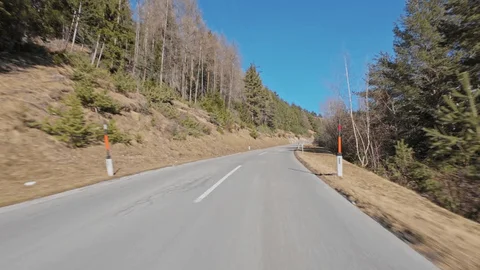
#> input picture images/road1.webp, 480 x 270 px, found by its file name; the run also reads 1 picture not shown here
$ jupyter execute --allow-errors test2.ipynb
#> lines starting #> are read from the running program, lines starting #| are printed output that depends on the picture; after the words box and inside, x2 and y2 are one past the last pixel; in counts of white or black regions, pixels touching at a corner belong together; pictures that were not available may be replaced by others from this repository, and a replacement may not be noted
[cell 1]
# Importing Libraries
import cv2
import numpy as np
import matplotlib.pyplot as plt

# Step 01 - Import dashboard camera images
img1 = cv2.imread(r'images\\road1.webp', 1)
#> img1 is the input picture: shape (270, 480, 3); mean B, G, R 123.6, 130.5, 130.3
img2 = cv2.imread(r'images\\road4.jpg', 1)
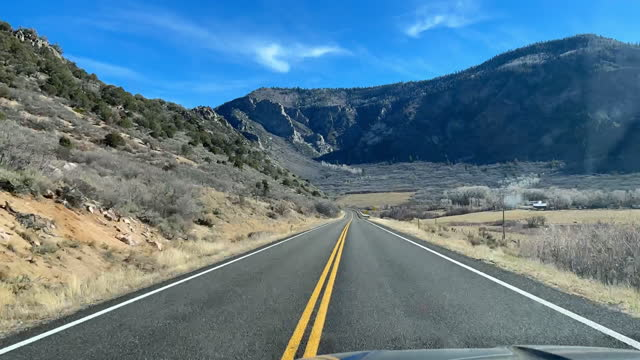
#> input picture images/road4.jpg, 640 x 360 px, found by its file name
#> img2 is the input picture: shape (360, 640, 3); mean B, G, R 137.3, 121.6, 93.3
img3 = cv2.imread(r'images\\road2.webp', 1)
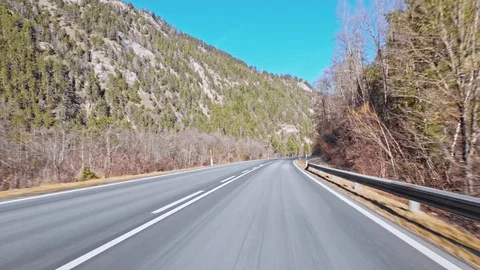
#> input picture images/road2.webp, 480 x 270 px, found by its file name
#> img3 is the input picture: shape (270, 480, 3); mean B, G, R 143.4, 146.6, 142.4

# Step 02 - Convert sample images to Gray Scale
grayImg1 = cv2.cvtColor(img1, cv2.COLOR_RGB2GRAY)
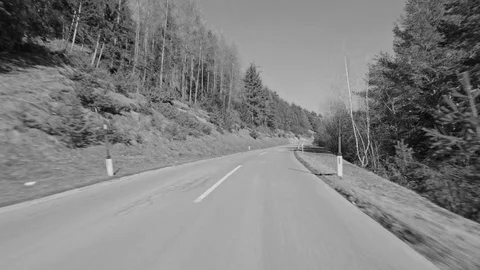
#> grayImg1: shape (270, 480); min 2, max 223, mean 128.4
grayImg2 = cv2.cvtColor(img2, cv2.COLOR_RGB2GRAY)
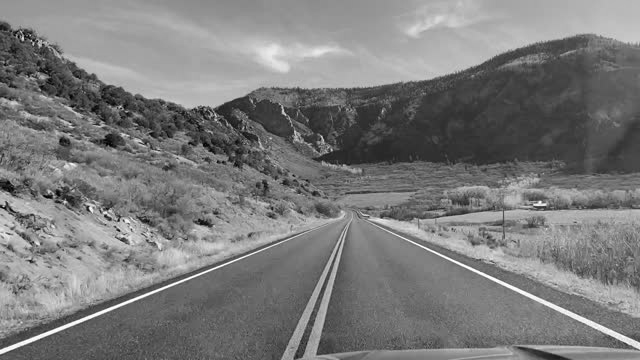
#> grayImg2: shape (360, 640); min 0, max 255, mean 123.1
grayImg3 = cv2.cvtColor(img3, cv2.COLOR_RGB2GRAY)

# Step 03 - Removing Noise of the Gray scale images (Image Pre-processing)
blurGrayImg15 = cv2.GaussianBlur(grayImg1, (5, 5), 0)
blurGrayImg13 = cv2.GaussianBlur(grayImg1, (3, 3), 0)
blurGrayImg25 = cv2.GaussianBlur(grayImg2, (5, 5), 0)
blurGrayImg23 = cv2.GaussianBlur(grayImg2, (3, 3), 0)
blurGrayImg35 = cv2.GaussianBlur(grayImg3, (5, 5), 0)
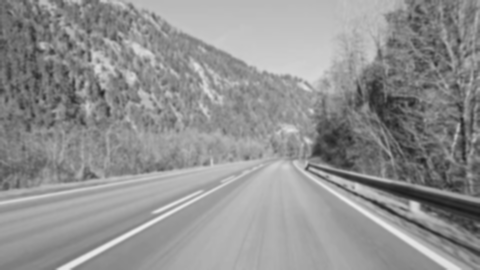
#> blurGrayImg35: shape (270, 480); min 25, max 236, mean 145.1
blurGrayImg33 = cv2.GaussianBlur(grayImg3, (3, 3), 0)

# Step 04 - Canny Edge Detection
lowThresholdValue = 50
highThresholdValue = 150

cannyEdges15 = cv2.Canny(blurGrayImg15, lowThresholdValue, highThresholdValue)
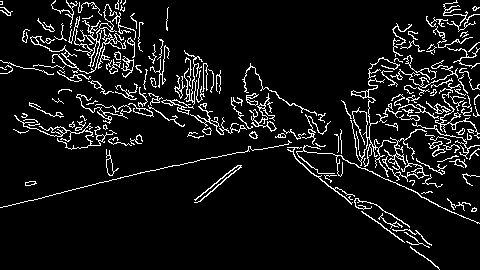
#> cannyEdges15: shape (270, 480); 8.2% white in thin lines or dots
cannyEdges13 = cv2.Canny(blurGrayImg13, lowThresholdValue, highThresholdValue)
#> cannyEdges13: shape (270, 480); 12.1% white in thin lines or dots
cannyEdges25 = cv2.Canny(blurGrayImg25, lowThresholdValue, highThresholdValue)
#> cannyEdges25: shape (360, 640); 7.9% white in thin lines or dots
cannyEdges23 = cv2.Canny(blurGrayImg23, lowThresholdValue, highThresholdValue)
#> cannyEdges23: shape (360, 640); 11% white in thin lines or dots
cannyEdges35 = cv2.Canny(blurGrayImg35, lowThresholdValue, highThresholdValue)
#> cannyEdges35: shape (270, 480); 13.8% white in thin lines or dots
cannyEdges33 = cv2.Canny(blurGrayImg33, lowThresholdValue, highThresholdValue)
#> cannyEdges33: shape (270, 480); 18.9% white in thin lines or dots

# Step 05 - Masking the region of interest

def region_of_interest(img):
    height, width = img.shape[:2]
    mask = np.zeros_like(img)
    # Define a larger triangle region of interest with an even wider base
    triangle = np.array([[
        (0, height),                            # Bottom-left corner at the left edge
        (width, height),                        # Bottom-right corner at the right edge
        (int(0.5 * width), int(0.35 * height))  # Top corner remains the same
    ]], np.int32)
    cv2.fillPoly(mask, triangle, 255)
#> mask: shape (270, 480); 32.6% white; 1 white region, box (x1, y1, x2, y2) and area: (1, 94, 480, 270) 42304
    masked_img = cv2.bitwise_and(img, mask)
#> masked_img: shape (270, 480); 1.2% white in thin lines or dots, all inside (x1, y1, x2, y2) = (128, 97, 440, 270)
    return masked_img

# Apply the region of interest mask to the edge-detected images
roiEdges15 = region_of_interest(cannyEdges15)
roiEdges13 = region_of_interest(cannyEdges13)
roiEdges25 = region_of_interest(cannyEdges25)
roiEdges23 = region_of_interest(cannyEdges23)
roiEdges35 = region_of_interest(cannyEdges35)
roiEdges33 = region_of_interest(cannyEdges33)
#> in region_of_interest (call 6), `masked_img = cv2.bitwise_and(img, mask)`:
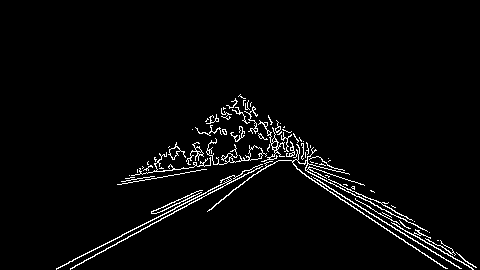
#> masked_img: shape (270, 480); 3% white in thin lines or dots, all inside (x1, y1, x2, y2) = (56, 94, 477, 270)

# Step 06 - Apply Hough Probabilistic Transform to detect lines
def hough_transform(image, original_image):
    lines = cv2.HoughLinesP(image, 1, np.pi / 180, threshold = 50, minLineLength = 100, maxLineGap = 10)
#> lines = [[306, 168, 439, 269], [129, 175, 251, 149]]
    if lines is not None:
        for line in lines:
            x1, y1, x2, y2 = line[0]
            cv2.line(original_image, (x1, y1), (x2, y2), (0, 255, 0), 2)
#> this loop made 2 passes
    return original_image

# Apply Hough Transform on the edge-detected images
houghImg1 = hough_transform(roiEdges15, img1.copy())
houghImg2 = hough_transform(roiEdges25, img2.copy())
#> in hough_transform (call 2), `lines = cv2.HoughLinesP(image, 1, np.pi / 180, threshold = 50, minLine..`: lines = 16 rows, first 6: [377, 227, 601, 331], [378, 225, 573, 312], [29, 338, 299, 234], [54, 320, 308, 228], [107, 311, 300, 236], [367, 219, 529, 278]
#> the loop in hough_transform (call 2), `for line in lines:` made 16 passes
#> after the loop in hough_transform (call 2), `for line in lines:`:
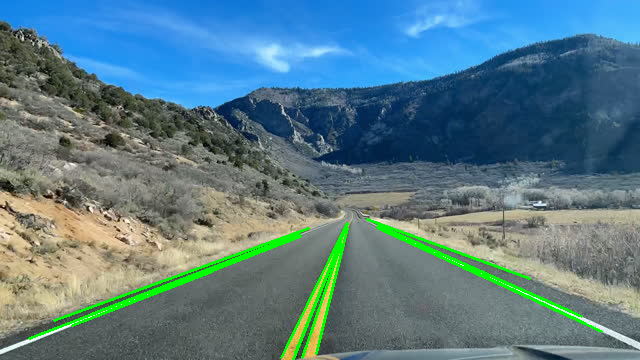
#> original_image: shape (360, 640, 3); mean of channels 0, 1, 2 134.1, 124.3, 89.8; drawn as B, G, R
houghImg3 = hough_transform(roiEdges35, img3.copy())

# Display the results
plt.figure(figsize=(15,15))
plt.subplot(131)
plt.title('Hough Transform Image 1', fontsize = 8)
plt.xticks([]), plt.yticks([])
plt.imshow(cv2.cvtColor(houghImg1, cv2.COLOR_BGR2RGB))

plt.subplot(132)
plt.title('Hough Transform Image 2', fontsize = 8)
plt.xticks([]), plt.yticks([])
plt.imshow(cv2.cvtColor(houghImg2, cv2.COLOR_BGR2RGB))

plt.subplot(133)
plt.title('Hough Transform Image 3', fontsize = 8)
plt.xticks([]), plt.yticks([])
plt.imshow(cv2.cvtColor(houghImg3, cv2.COLOR_BGR2RGB))

plt.show()
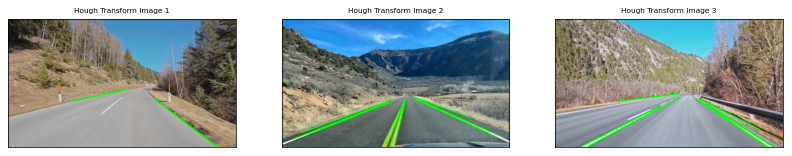
#> figure drawn by matplotlib, 3 panels

# Step 07 - Draw the lines in the original images
def draw_lines_on_original(image, lines_image):
    final_image = cv2.addWeighted(image, 0.4, lines_image, 1, 0)
    return final_image

# Draw the detected lines on the original images
finalImg1 = draw_lines_on_original(img1, houghImg1)
finalImg2 = draw_lines_on_original(img2, houghImg2)
finalImg3 = draw_lines_on_original(img3, houghImg3)
#> in draw_lines_on_original (call 3), `final_image = cv2.addWeighted(image, 0.4, lines_image, 1, 0)`:
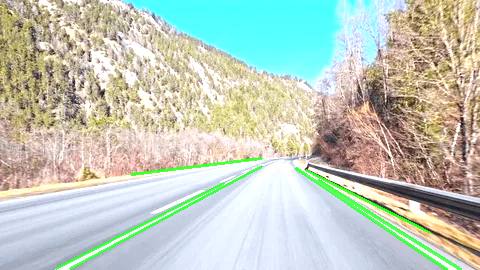
#> final_image: shape (270, 480, 3); mean B, G, R 188.2, 202, 192.6

# Display the final results
plt.figure(figsize=(15, 15))
plt.subplot(131)
plt.title('Final Image 1 with Detected Lines', fontsize=8)
plt.xticks([]), plt.yticks([])
plt.imshow(cv2.cvtColor(finalImg1, cv2.COLOR_BGR2RGB))

plt.subplot(132)
plt.title('Final Image 2 with Detected Lines', fontsize=8)
plt.xticks([]), plt.yticks([])
plt.imshow(cv2.cvtColor(finalImg2, cv2.COLOR_BGR2RGB))

plt.subplot(133)
plt.title('Final Image 3 with Detected Lines', fontsize=8)
plt.xticks([]), plt.yticks([])
plt.imshow(cv2.cvtColor(finalImg3, cv2.COLOR_BGR2RGB))

plt.show()
#> (the rest of the program and of its run is left out)
